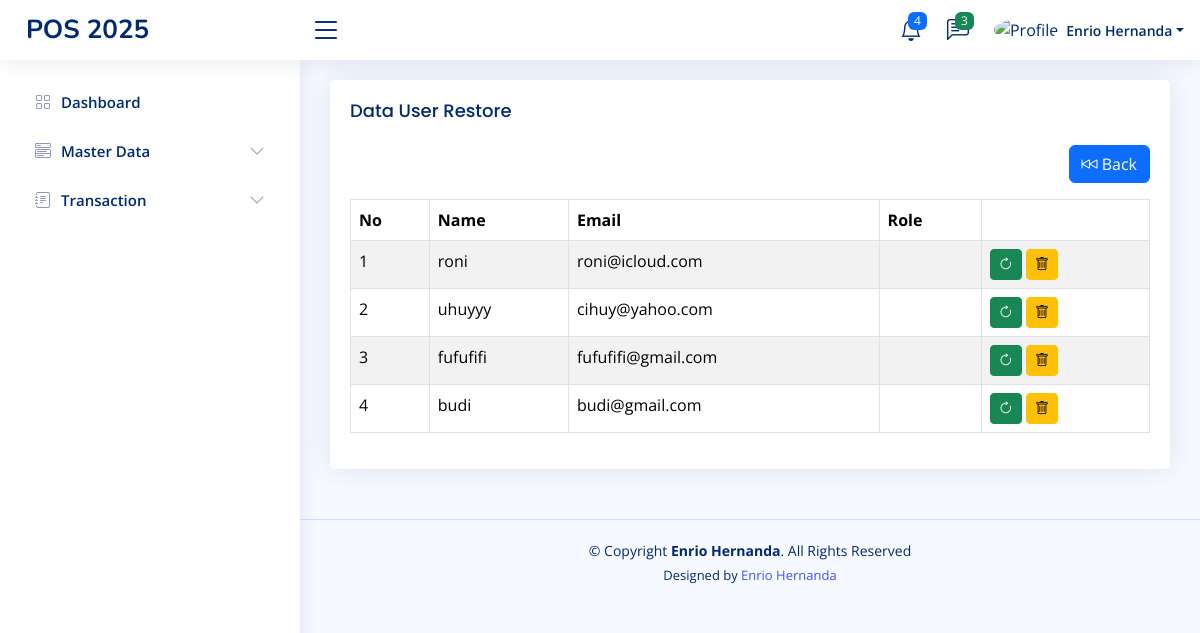
/home.php?page=user-restore (signed in), run on the app's committed database.
### tables this page shows
CREATE TABLE `users` (
  `id` int(11) NOT NULL,
  `name` varchar(100) DEFAULT NULL,
  `email` varchar(100) DEFAULT NULL,
  `password` varchar(100) DEFAULT NULL,
  `created_at` timestamp NOT NULL DEFAULT current_timestamp(),
  `updated_at` timestamp NOT NULL DEFAULT current_timestamp() ON UPDATE current_timestamp(),
  `role_id` int(11) DEFAULT NULL,
  `deleted_at` datetime DEFAULT NULL
);

### pages/user-restore.php (the view, shortened to what this page needs)
<?php
$query = mysqli_query($koneksi, "SELECT r.name AS role_name, u.* FROM users u LEFT JOIN roles AS r ON r.id = u.role_id WHERE u.deleted_at IS NOT NULL ORDER BY u.id DESC");
$users = mysqli_fetch_all($query, MYSQLI_ASSOC);
?>
<div class="row">
    <div class="col-sm-12">
        <div class="card">
            <div class="card-body">
                <h1 class="card-title">Data User Restore</h1>
                <div class="mb-3" align="right">
                    <a class="btn btn-primary" href="?page=user">
                        <i class="bi bi-skip-backward"></i> Back
                    </a>
                </div>
                <table class="table table-bordered table-striped">
                    <thead>
                        <tr>
                            <th>No</th>
                            <th>Name</th>
                            <th>Email</th>
                            <th>Role</th>
                            <th></th>
                        </tr>
                    </thead>
                    <tbody>
                        <?php foreach ($users as $key => $value): ?>
                            <tr>
                                <td><?php echo $key += 1 ?></td>
                                <td><?php echo $value['name'] ?></td>
                                <td><?php echo $value['email'] ?></td>
                                <td><?php echo $value['role_name'] ?></td>
                                <td>
                                    <a class="btn btn-success btn-sm"
                                        onclick="return confirm('Are you sure you want to restore?')"
                                        href="?page=user-restore&restore=<?php echo $value['id'] ?>"><i
                                            class="bi bi-arrow-clockwise">
                                        </i>
                                    </a>
                                    <a class="btn btn-warning btn-sm"
                                        onclick="return confirm('Are you sure you want to delete this data?')"
                                        href="?page=user-restore&delete=<?php echo $value['id'] ?>">
                                        <i class="bi bi-trash"></i>
                                    </a>
                                </td>
                            </tr>
                        <?php endforeach ?>
                    </tbody>
                </table>
            </div>
        </div>
    </div>
</div>

### assets/css/style.css (style rules this page uses)
:root { scroll-behavior: smooth; }
body { font-family: "Open Sans", sans-serif; background: #f6f9ff; color: #444444; }
a { color: #4154f1; text-decoration: none; }
h1, h2, h3, h4, h5, h6 { font-family: "Nunito", sans-serif; }
.card { margin-bottom: 30px; border: none; border-radius: 5px; box-shadow: 0px 0 30px rgba(1, 41, 112, 0.1); }
.card-title { padding: 20px 0 15px 0; font-size: 18px; font-weight: 500; color: #012970; font-family: "Poppins", sans-serif; }
.card-body { padding: 0 20px 20px 20px; }

### data on the page
users: key "1", name "roni", email "roni@icloud.com"
users: key "2", name "uhuyyy", email "cihuy@yahoo.com"
users: key "3", name "fufufifi", email "fufufifi@gmail.com"
users: key "4", name "budi", email "budi@gmail.com"

### other printed values
$_SESSION['NAME'] "Enrio Hernanda"
